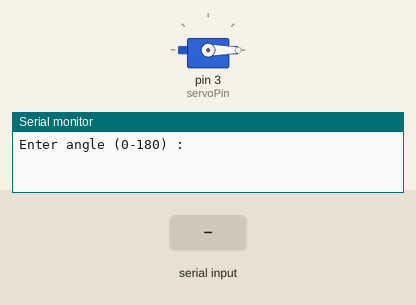
This sketch was run on a simulated Arduino Uno, built with avr-gcc and run on an emulated ATmega328P. On the bench: servo, the last lines printed to the serial monitor. Inputs (shaded band) come from the test bench.

Above: at 1.2 s.
1.3 s: "90,45\n" received over Serial
At 2.1 s:
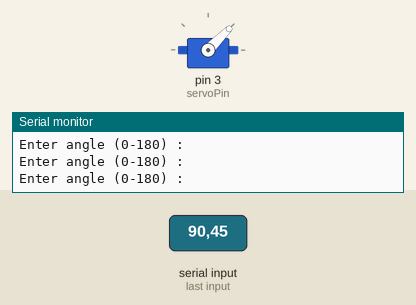
3.8 s: "30,150\n" received over Serial
At 4.1 s:
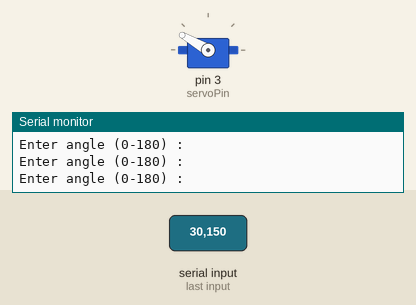
Timing chart, 0 to 6.8 s (numbered marks = the images above; inputs shaded):
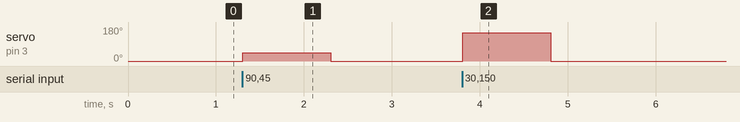

Measured:
- after the input at 1.3 s, servo on pin 3 (servoPin): 0° → 45° at once, → 0° 1.0 s later
- after the input at 3.8 s, servo on pin 3 (servoPin): 0° → 150° at once, → 0° 1.0 s later

The sketch:

servo_angle_with_serial_monitor.ino
```cpp
#include<Servo.h>

int servoPin = 3; //~3

int servoAngle = 0;
int baud = 9600;

Servo servo;

void setup()
{
  servo.attach(servoPin);

  Serial.begin(baud);

  servo.write(servoAngle);
}

void loop()
{
  Serial.println("Enter angle (0-180) : ");

  while(Serial.available() == 0);

  servoAngle = Serial.parseInt();

  if(servoAngle >= 0 && servoAngle <= 180) {
    servo.write(servoAngle);
  } else {
    Serial.println("Invalid Angle!");
  }
}
```
